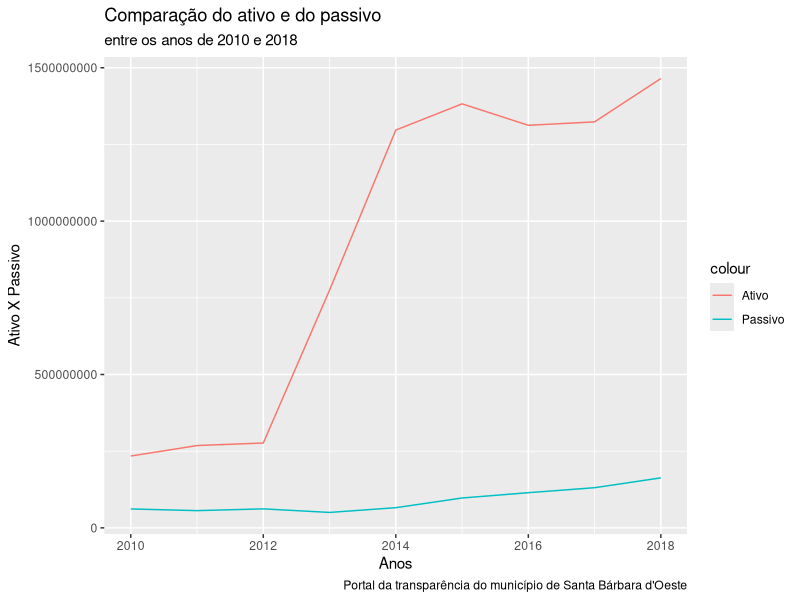
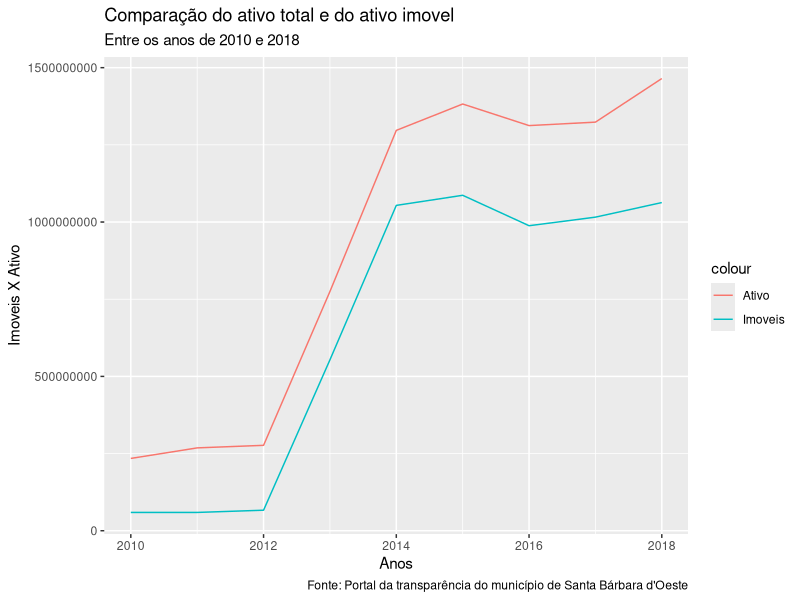
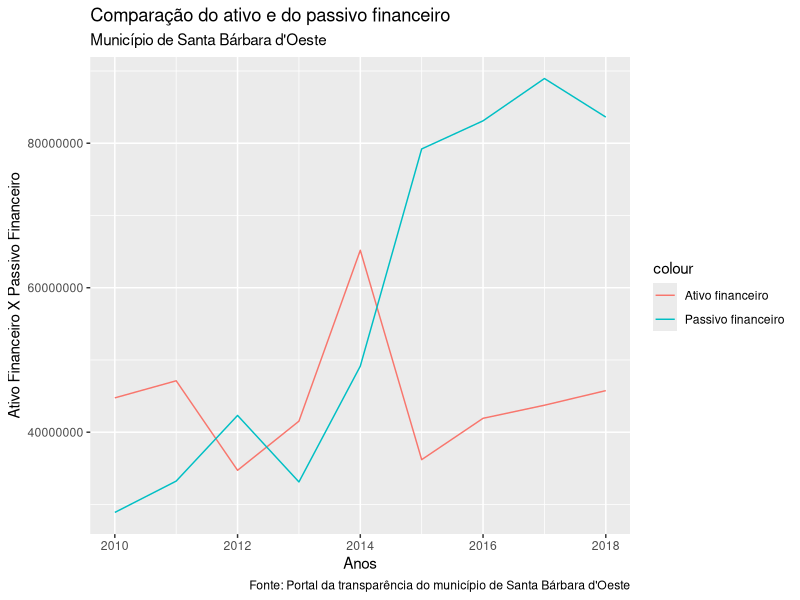
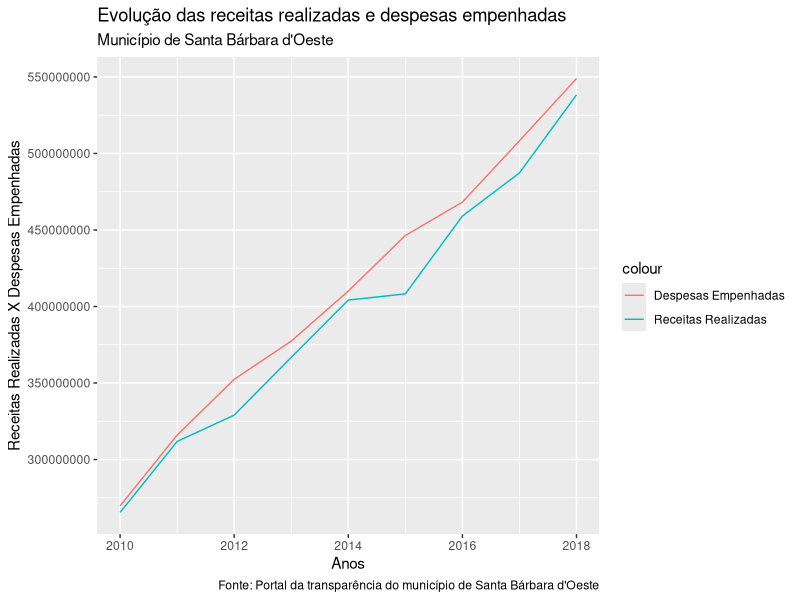
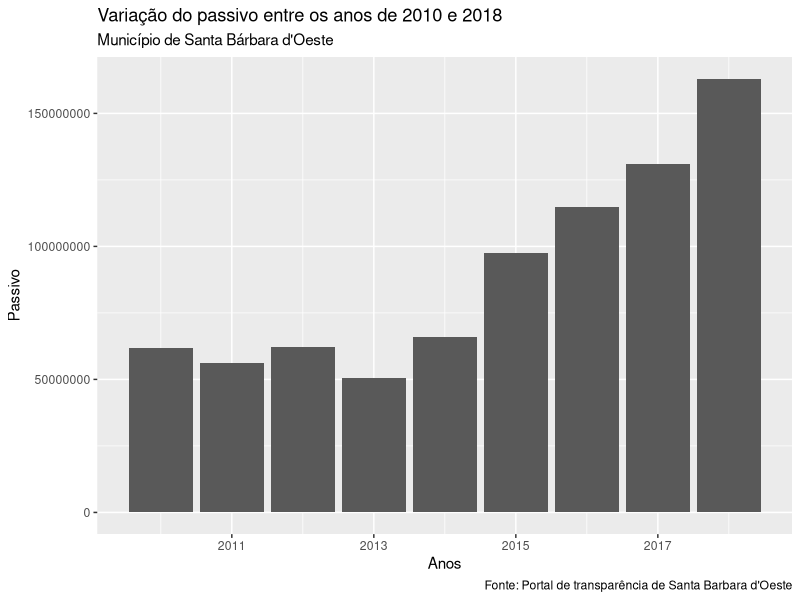

R code for these plots, in order:
## ---- chunk 1
library(ggplot2)
## ---- chunk 2
options(scipen = 999)

Anos <- c(2010,2011,2012,2013,2014,2015,2016,2017,2018)

Receitas_realizadas <- c(265426051.01,311831896.54,329024430.85,366781607.99,404205053.26,408248854.04,459095140.23,487316684.97,538295988.16)

Despesas_empenhadas <- c(269683643.31,315969561.24,352444085.43,377384921.45,410107072.27,446409305.16,468251035.24,508262755.16,548971164.25)
## ---- chunk 3
#Receitas realizadas - despesas empenhadas
Déficit <- c(4257592.30,4137664.70,23419654.58,10603313.46,5902019.01,38160451.12,9155895.01,20946070.19,10675176.09)

#circulante e não circulante
Passivo <- c(61757998.16,56228949.43,62015985.36,50388268.17,65871805.39,97520018.63,114775422.20,131064455.46,163104290.22)

#circulante e não circulante
Ativo <- c(234301308.55,268439252.73,276698983.88,774955007.71,1296891619.10,1382334929.01,1312423095.66,1323631111.06,1464875657.91)

atpa <- data.frame(Passivo,Ativo)
## ---- chunk 4
ggplot(atpa,aes(x=Anos))+
  geom_line(aes(y=Ativo,color="Ativo"))+
  geom_line(aes(y=Passivo,color="Passivo"))+
  labs(y="Ativo X Passivo", x="Anos",
       title="Comparação do ativo e do passivo",
       subtitle="entre os anos de 2010 e 2018",
       caption="Portal da transparência do município de Santa Bárbara d'Oeste")
## ---- chunk 5
#bens imoveis
Imoveis <- c(59342857.54,59348893.76,66536636.88,553557386.07,1053944405.25,1086659511.04,988077268.38,1015881420.43,1063087003.21)

ativo_imovel <- data.frame(Ativo,Imoveis)

ggplot(ativo_imovel,aes(x=Anos))+
  geom_line(aes(y=Imoveis,color="Imoveis"))+
  geom_line(aes(y=Ativo,color="Ativo"))+
  labs(x="Anos",y="Imoveis X Ativo",
       title="Comparação do ativo total e do ativo imovel",
       subtitle="Entre os anos de 2010 e 2018",
       caption="Fonte: Portal da transparência do município de Santa Bárbara d'Oeste")
## ---- chunk 6
#Ativo circulante (curto prazo)
Ativo_financeiro <- c(44754605.86,47119495.20,34726067.65,41527989.12,65187267.56,36201191.35,41924988.16,43735219.22,45758917.08)

#Passivo circulante (curto prazo)
Passivo_financeiro <- c(28894934.31,33233598.30,42323326.31,33115777.82,49146017.79,79210776.30,83103815.61,88957444.84,83617560.33)

ativo_passivo_circulante <- data.frame(Ativo_financeiro,Passivo_financeiro)
## ---- chunk 7
ggplot(ativo_passivo_circulante,aes(x=Anos))+
  geom_line(aes(y=Ativo_financeiro,color="Ativo financeiro"))+
  geom_line(aes(y=Passivo_financeiro,color="Passivo financeiro"))+
  labs(y="Ativo Financeiro X Passivo Financeiro", x="Anos",
       title="Comparação do ativo e do passivo financeiro",
       subtitle="Município de Santa Bárbara d'Oeste",
       caption="Fonte: Portal da transparência do município de Santa Bárbara d'Oeste")
## ---- chunk 8
Dados <- data.frame(Anos,Receitas_realizadas,Despesas_empenhadas,Déficit,Passivo)

superavit <- c(Receitas_realizadas>Despesas_empenhadas)
## ---- chunk 9
ggplot(Dados,aes(x=Anos))+
  geom_line(aes(y=Receitas_realizadas, color="Receitas Realizadas"))+
  geom_line(aes(y=Despesas_empenhadas,color="Despesas Empenhadas"))+
  labs(title= "Evolução das receitas realizadas e despesas empenhadas",
       subtitle= "Município de Santa Bárbara d'Oeste",
       x="Anos", y= "Receitas Realizadas X Despesas Empenhadas",
       caption = "Fonte: Portal da transparência do município de Santa Bárbara d'Oeste")

ggplot(Dados,aes(x=Anos, y=Passivo))+
  geom_bar(stat="identity")+
  labs(title="Variação do passivo entre os anos de 2010 e 2018",
       subtitle="Município de Santa Bárbara d'Oeste",
       caption = "Fonte: Portal de transparência de Santa Barbara d'Oeste")
